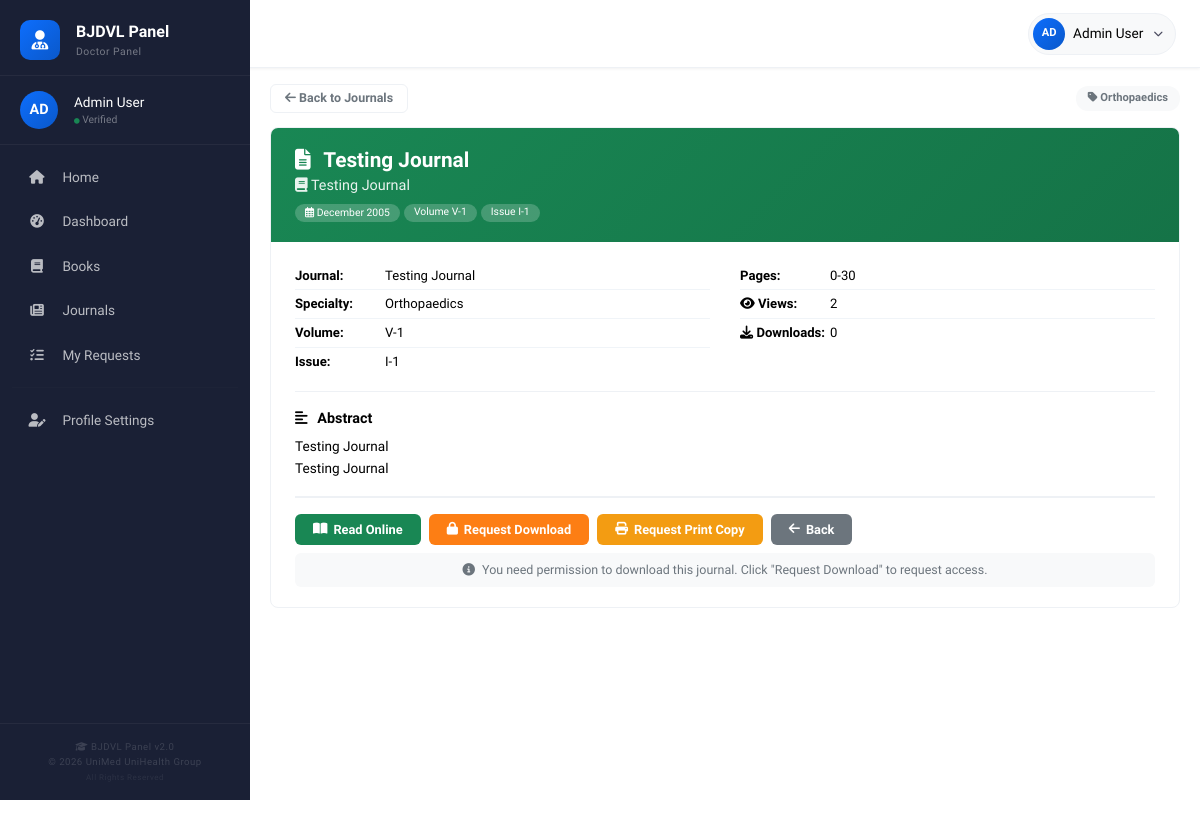
Page /doctor/view_journal.php?id=4 (signed in) on the committed database.
### tables this page shows
CREATE TABLE `users` (
  `id` int(11) NOT NULL,
  `user_type` enum('doctor','admin','editor') NOT NULL DEFAULT 'doctor',
  `name` varchar(100) NOT NULL,
  `bmdc_reg_no` varchar(50) DEFAULT NULL,
  `specialty` varchar(100) DEFAULT NULL,
  `hospital_institute` varchar(200) DEFAULT NULL,
  `mobile` varchar(20) DEFAULT NULL,
  `email` varchar(100) NOT NULL,
  `password` varchar(255) NOT NULL,
  `profile_image` varchar(255) DEFAULT 'default.jpg',
  `is_verified` tinyint(1) DEFAULT 0,
  `is_active` tinyint(1) DEFAULT 1,
  `download_limit` int(11) DEFAULT 2,
  `created_at` timestamp NOT NULL DEFAULT current_timestamp(),
  `updated_at` timestamp NULL DEFAULT NULL ON UPDATE current_timestamp()
);

CREATE TABLE `journals` (
  `id` int(11) NOT NULL,
  `title` varchar(255) NOT NULL,
  `journal_name` varchar(200) NOT NULL,
  `specialty_id` int(11) NOT NULL,
  `issue` varchar(50) DEFAULT NULL,
  `date` date DEFAULT NULL,
  `volume` varchar(50) DEFAULT NULL,
  `pages` varchar(50) DEFAULT NULL,
  `doi` varchar(100) DEFAULT NULL,
  `file_path` varchar(255) NOT NULL,
  `cover_image` varchar(255) DEFAULT NULL,
  `abstract` text DEFAULT NULL,
  `is_watermarked` tinyint(1) DEFAULT 1,
  `status` enum('pending','approved','rejected') DEFAULT 'pending',
  `uploaded_by` int(11) DEFAULT NULL,
  `download_count` int(11) DEFAULT 0,
  `view_count` int(11) DEFAULT 0,
  `created_at` timestamp NOT NULL DEFAULT current_timestamp(),
  `updated_at` timestamp NULL DEFAULT NULL ON UPDATE current_timestamp()
);

CREATE TABLE `specialties` (
  `id` int(11) NOT NULL,
  `name` varchar(100) NOT NULL,
  `description` text DEFAULT NULL,
  `status` tinyint(1) DEFAULT 1,
  `created_at` timestamp NOT NULL DEFAULT current_timestamp()
);

### includes/functions.php (called while the page is built, shortened)
<?php
function hasDownloadPermission($userId, $itemId, $itemType = 'book') {
    $db = Database::getInstance()->getConnection();
    $stmt = $db->prepare("SELECT id, max_downloads, used_downloads, expires_at FROM download_permissions
                          WHERE user_id = ? AND item_id = ? AND item_type = ? AND status = 'approved'
                          AND (expires_at IS NULL OR expires_at > NOW())");
    $stmt->bind_param("iis", $userId, $itemId, $itemType);
    $stmt->execute();
    $result = $stmt->get_result();
    $permission = $result->fetch_assoc();
    if (!$permission) {
        return false;
    }
    return true;
}
?>

### doctor/view_journal.php (the view, shortened to what this page needs)
<?php
require_once __DIR__ . '/../includes/functions.php';
$journalId = isset($_GET['id']) ? intval($_GET['id']) : 0;
$db = Database::getInstance()->getConnection();
$stmt = $db->prepare("SELECT j.*, s.name as specialty_name FROM journals j
                      JOIN specialties s ON j.specialty_id = s.id
                      WHERE j.id = ? AND j.status = 'approved'");
$stmt->bind_param("i", $journalId);
$stmt->execute();
$result = $stmt->get_result();
$journal = $result->fetch_assoc();
$userId = $_SESSION['user_id'];
$canDownload = hasDownloadPermission($userId, $journalId, 'journal');
$remainingDownloads = getRemainingDownloads($userId, $journalId, 'journal');
?>
<!DOCTYPE html>
<html lang="en">
<head>
    <link href="https://cdn.jsdelivr.net/npm/bootstrap@5.3.0/dist/css/bootstrap.min.css" rel="stylesheet">
    <link rel="stylesheet" href="https://cdnjs.cloudflare.com/ajax/libs/font-awesome/6.4.0/css/all.min.css">
</head>
<body>
    <?php include __DIR__ . '/../includes/doctor_nav.php'; ?>
    <div class="container-fluid">
        <div class="row">
            <?php include __DIR__ . '/../includes/doctor_sidebar.php'; ?>
            <main class="main-content">
                <div class="top-nav">
                    <a href="/doctor/journals" class="btn-back">
                        <i class="fas fa-arrow-left"></i> Back to Journals
                    </a>
                    <span class="badge-specialty">
                        <i class="fas fa-tag"></i> <?php echo htmlspecialchars($journal['specialty_name']); ?>
                    </span>
                </div>
                <div class="journal-card">
                    <div class="journal-header">
                        <h2>
                            <i class="fas fa-file-alt"></i> <?php echo htmlspecialchars($journal['title']); ?>
                        </h2>
                        <div class="journal-name">
                            <i class="fas fa-book"></i> <?php echo htmlspecialchars($journal['journal_name']); ?>
                        </div>
                        <div class="journal-meta">
                            <?php if ($journal['date']): ?>
                            <span class="badge">
                                <i class="far fa-calendar-alt"></i> <?php echo date('F Y', strtotime($journal['date'])); ?>
                            </span>
                            <?php endif; ?>
                            <?php if ($journal['volume']): ?>
                            <span class="badge">Volume <?php echo $journal['volume']; ?></span>
                            <?php endif; ?>
                            <?php if ($journal['issue']): ?>
                            <span class="badge">Issue <?php echo $journal['issue']; ?></span>
                            <?php endif; ?>
                        </div>
                    </div>
                    <div class="journal-info">
                        <div class="info-grid">
                            <div>
                                <div class="info-item">
                                    <span class="label">Journal:</span>
                                    <span class="value"><?php echo htmlspecialchars($journal['journal_name']); ?></span>
                                </div>
                                <div class="info-item">
                                    <span class="label">Specialty:</span>
                                    <span class="value"><?php echo htmlspecialchars($journal['specialty_name']); ?></span>
                                </div>
                                <?php if ($journal['volume']): ?>
                                <div class="info-item">
                                    <span class="label">Volume:</span>
                                    <span class="value"><?php echo htmlspecialchars($journal['volume']); ?></span>
                                </div>
                                <?php endif; ?>
                                <?php if ($journal['issue']): ?>
                                <div class="info-item">
                                    <span class="label">Issue:</span>
                                    <span class="value"><?php echo htmlspecialchars($journal['issue']); ?></span>
                                </div>
                                <?php endif; ?>
                            </div>
                            <div>
                                <?php if ($journal['pages']): ?>
                                <div class="info-item">
                                    <span class="label">Pages:</span>
                                    <span class="value"><?php echo htmlspecialchars($journal['pages']); ?></span>
                                </div>
                                <?php endif; ?>
                                <div class="info-item">
                                    <span class="label"><i class="fas fa-eye"></i> Views:</span>
                                    <span class="value"><?php echo number_format($journal['view_count']); ?></span>
                                </div>
                                <div class="info-item">
                                    <span class="label"><i class="fas fa-download"></i> Downloads:</span>
                                    <span class="value"><?php echo number_format($journal['download_count']); ?></span>
                                </div>
                            </div>
                        </div>
                        <?php if ($journal['abstract']): ?>
                        <div class="abstract-section">
                            <div class="abstract-title"><i class="fas fa-align-left"></i> Abstract</div>
                            <p><?php echo nl2br(htmlspecialchars($journal['abstract'])); ?></p>
                        </div>
                        <?php endif; ?>
                        <div class="action-buttons">
                            <a href="/doctor/read-journal/<?php echo $journal['id']; ?>" class="btn btn-read">
                                <i class="fas fa-book-open"></i> Read Online
                            </a>
                            <?php if ($canDownload): ?>
                            <a href="/download.php?type=journal&id=<?php echo $journal['id']; ?>" class="btn btn-download">
                                <i class="fas fa-download"></i> Download
                                <span class="badge-count"><?php echo $remainingDownloads; ?> left</span>
                            </a>
                            <?php else: ?>
                            <button class="btn btn-request-download" onclick="showDownloadModal(<?php echo $journal['id']; ?>, 'journal', '<?php echo addslashes($journal['title']); ?>')">
                                <i class="fas fa-lock"></i> Request Download
                            </button>
                            <?php endif; ?>
                            <a href="/doctor/request/journal/<?php echo $journal['id']; ?>" class="btn btn-request-print">
                                <i class="fas fa-print"></i> Request Print Copy
                            </a>
                            <a href="/doctor/journals" class="btn btn-back-action">
                                <i class="fas fa-arrow-left"></i> Back
                            </a>
                        </div>
                        <?php if ($canDownload): ?>
                        <div class="download-info">
                            <i class="fas fa-info-circle"></i> You have <span class="remaining"><?php echo $remainingDownloads; ?></span> download(s) remaining for this journal.
                        </div>
                        <?php else: ?>
                        <div class="download-info">
                            <i class="fas fa-info-circle"></i> You need permission to download this journal. Click "Request Download" to request access.
                        </div>
                        <?php endif; ?>
                    </div>
                </div>
            </main>
        </div>
    </div>
</body>
</html>

### doctor/view_journal.php (style rules this page uses)
* { margin: 0; padding: 0; box-sizing: border-box; }
body { font-family: 'Cambria', Georgia, serif; background: #ffffff; color: #000000; overflow-x: hidden; }
.main-content { margin-left: 250px; padding: 16px 20px 20px; min-height: 100vh; transition: all 0.3s ease; max-width: calc(100% - 250px); overflow-x: hidden; background: #ffffff; }
.top-nav { display: flex; justify-content: space-between; align-items: center; flex-wrap: wrap; margin-bottom: 14px; gap: 8px; }
.top-nav .btn-back { font-family: 'Cambria', Georgia, serif; font-weight: 600; font-size: 0.78rem; padding: 4px 14px; border-radius: 6px; border: 1px solid #eef1f5; background: transparent; color: #6c757d; text-decoration: none; transition: all 0.2s ease; }
.top-nav .badge-specialty { font-family: 'Cambria', Georgia, serif; font-weight: 600; font-size: 0.7rem; padding: 4px 12px; border-radius: 12px; background: #f8f9fa; color: #6c757d; }
.journal-card { background: #ffffff; border-radius: 8px; border: 1px solid #eef1f5; overflow: hidden; }
.journal-card .journal-header { background: linear-gradient(135deg, #198754, #157347); padding: 20px 24px; color: #ffffff; }
.journal-card .journal-header h2 { font-weight: 700; font-size: 1.3rem; margin: 0; font-family: 'Cambria', Georgia, serif; }
.journal-card .journal-header h2 i { margin-right: 8px; }
.journal-card .journal-header .journal-name { font-size: 0.9rem; opacity: 0.9; font-family: 'Cambria', Georgia, serif; margin-top: 2px; }
.journal-card .journal-header .journal-meta { margin-top: 8px; display: flex; flex-wrap: wrap; gap: 4px; }
.journal-card .journal-header .journal-meta .badge { font-family: 'Cambria', Georgia, serif; font-weight: 500; font-size: 0.65rem; padding: 3px 10px; border-radius: 12px; background: rgba(255,255,255,0.2); color: #ffffff; }
.journal-info { padding: 20px 24px; }
.journal-info .info-grid { display: grid; grid-template-columns: 1fr 1fr; gap: 4px 30px; }
.journal-info .info-item { display: flex; padding: 4px 0; border-bottom: 1px solid #f0f4f8; }
.journal-info .info-item:last-child { border-bottom: none; }
.journal-info .info-item .label { font-weight: 600; color: #000000; font-size: 0.82rem; font-family: 'Cambria', Georgia, serif; min-width: 90px; }
.journal-info .info-item .value { color: #000000; font-size: 0.82rem; font-family: 'Cambria', Georgia, serif; }
.abstract-section { margin-top: 16px; padding-top: 16px; border-top: 1px solid #eef1f5; }
.abstract-section .abstract-title { font-weight: 700; font-size: 0.9rem; color: #000000; font-family: 'Cambria', Georgia, serif; margin-bottom: 6px; }
.abstract-section .abstract-title i { margin-right: 6px; }
.abstract-section p { color: #000000; font-size: 0.85rem; font-family: 'Cambria', Georgia, serif; line-height: 1.6; margin: 0; }
.action-buttons { display: flex; flex-wrap: wrap; gap: 8px; margin-top: 16px; padding-top: 16px; border-top: 2px solid #eef1f5; }
.action-buttons .btn { font-family: 'Cambria', Georgia, serif; font-weight: 600; font-size: 0.8rem; padding: 6px 18px; border-radius: 6px; text-decoration: none; display: inline-flex; align-items: center; gap: 6px; transition: all 0.2s ease; }
.btn-read { background: #198754; color: #fff; border: none; }
.btn-request-download { background: #fd7e14; color: #fff; border: none; }
.btn-request-print { background: #f39c12; color: #fff; border: none; }
.btn-back-action { background: #6c757d; color: #fff; border: none; }
.download-info { font-size: 0.78rem; color: #6c757d; font-family: 'Cambria', Georgia, serif; text-align: center; margin-top: 8px; padding: 8px 12px; background: #f8f9fa; border-radius: 6px; }
.download-info i { margin-right: 4px; }

### rows in the picture
journals: specialty.name "Orthopaedics", title "Testing Journal", journal_name "Testing Journal", date "December 2005", volume "V-1", issue "I-1", pages "0-30", view_count "2", download_count "0", abstract "Testing Journal Testing Journal"

### other values in the picture
substr($_SESSION['user_name'] ?? 'D', 0, 2) "AD"
$_SESSION['user_name'] "Admin User"
